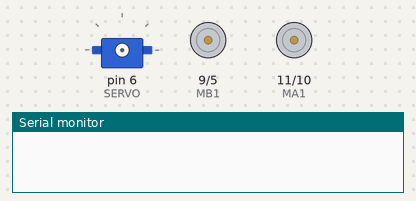
Bench run of a sketch on a simulated Arduino Uno, built with avr-gcc and run on an emulated ATmega328P. On the bench: servo, motor-driver pin pairs drawn as motors (green arrow = first pin HIGH = forward, orange = second pin HIGH = backward, longer = more drive), the last lines printed to the serial monitor. Wiring (inferred from the names in the program): servo: signal pin 6. Servo pulses on a pin are drawn as a servo (544–2400 µs = 0–180°).

Above: at 0.1 s.
At 4.0 s:
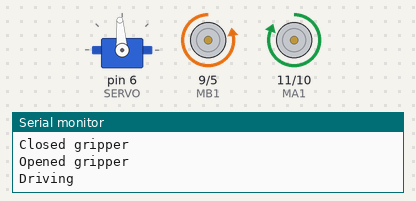
At 7.4 s:
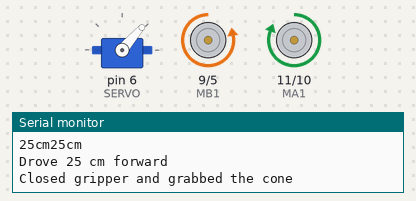
At 8.7 s:
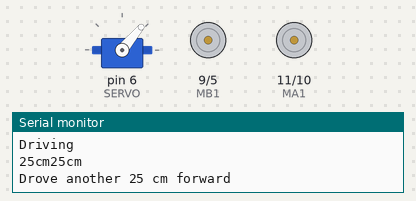
Timing chart, 0 to 10.2 s (numbered marks = the images above):
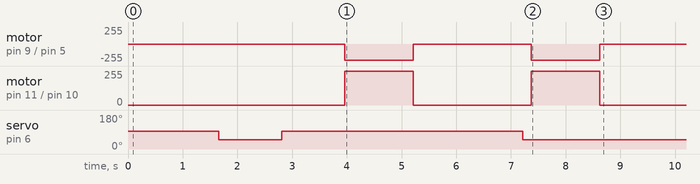

The sketch:

grabIT.ino
```cpp
// Motor pins
#define MA1 11
#define MA2 10
#define MB1 9
#define MB2 5

#define SERVO 6           // Pin connected to the servo motor (PWM pin)
#define GRIPPER_OPEN 1500
#define GRIPPER_CLOSE 1050

#define MOTOR_A_SPEED 255
#define MOTOR_B_SPEED 245

#define SERVO_UPDATE_INTERVAL 20 // Servo update interval (ms)

const float WHEEL_DIAMETER = 6.5;
const float _MOTOR_SPEED_CM_PER_SEC = 20.0;

void setup()
{
  pinMode(MA1, OUTPUT);
  pinMode(MA2, OUTPUT);
  pinMode(MB1, OUTPUT);
  pinMode(MB2, OUTPUT);
  pinMode(SERVO, OUTPUT);
  digitalWrite(SERVO, LOW);
  Serial.begin(9600);
  analogWrite(MA1, 0);
  analogWrite(MA2, 0);
  analogWrite(MB1, 0);
  analogWrite(MB2, 0);
}

void gripper(int pulse, int count)
{
  while(count < 11 )
  {
    static unsigned long timer;
    if (millis() > timer)
    {
      digitalWrite(SERVO, HIGH);
      delayMicroseconds(pulse);
      digitalWrite(SERVO, LOW);
      timer = millis() + 20; // 20 ms update interval
      count++;
    }
  }
}

void stopMotors()
{
  analogWrite(MA1, 0);
  analogWrite(MA2, 0);
  analogWrite(MB1, 0);
  analogWrite(MB2, 0);
}

void moveForward()
{
  analogWrite(MA1, MOTOR_A_SPEED);
  analogWrite(MA2, 0); // Separate speed for Motor A
  analogWrite(MB1, 0);
  analogWrite(MB2, MOTOR_B_SPEED);
  Serial.println("Driving");
}

void drive25Meters()
{
  const float DISTANCE_TO_TRAVEL = 25.0;
  delay((DISTANCE_TO_TRAVEL / _MOTOR_SPEED_CM_PER_SEC) * 1000);
  Serial.println("25cm25cm");
}

void loop()
{
  delay(500);

  gripper(GRIPPER_OPEN, 3);  // Open gripper slightly
  delay(1000);
  Serial.println("Opened gripper");

  gripper(GRIPPER_CLOSE, 3); // Close after 1 sec
  delay(1000);
  Serial.println("Closed gripper");

  gripper(GRIPPER_OPEN, 3);  // Open slightly again
  delay(1000);
  Serial.println("Opened gripper");

  moveForward();
  drive25Meters();
  stopMotors();
  Serial.println("Drove 25 cm forward");

  delay(2000);

  gripper(GRIPPER_CLOSE, 3); // Grab the cone tightly
  Serial.println("Closed gripper and grabbed the cone");

  moveForward();
  drive25Meters();
  stopMotors();
  Serial.println("Drove another 25 cm forward");

  while (true)
  {
    digitalWrite(SERVO, HIGH);
    delayMicroseconds(GRIPPER_CLOSE);
    digitalWrite(SERVO, LOW);
    delay(20); // Maintain proper update interval for the servo
  }
}

 
```

Measured:
- by itself, motor on pin 9 (MB1) / pin 5 (MB2): alternates backward 245/255 for 1.3 s and stopped for 2.2 s, 4 changes in all, then stays stopped
- by itself, motor on pin 11 (MA1) / pin 10 (MA2): alternates forward 255/255 for 1.3 s and stopped for 2.2 s, 4 changes in all, then stays stopped
- by itself, servo on pin 6 (SERVO): 93° → 50° at 1.7 s, → 94° 1.2 s later, → 49° 4.4 s later, → 50° 1.4 s later
